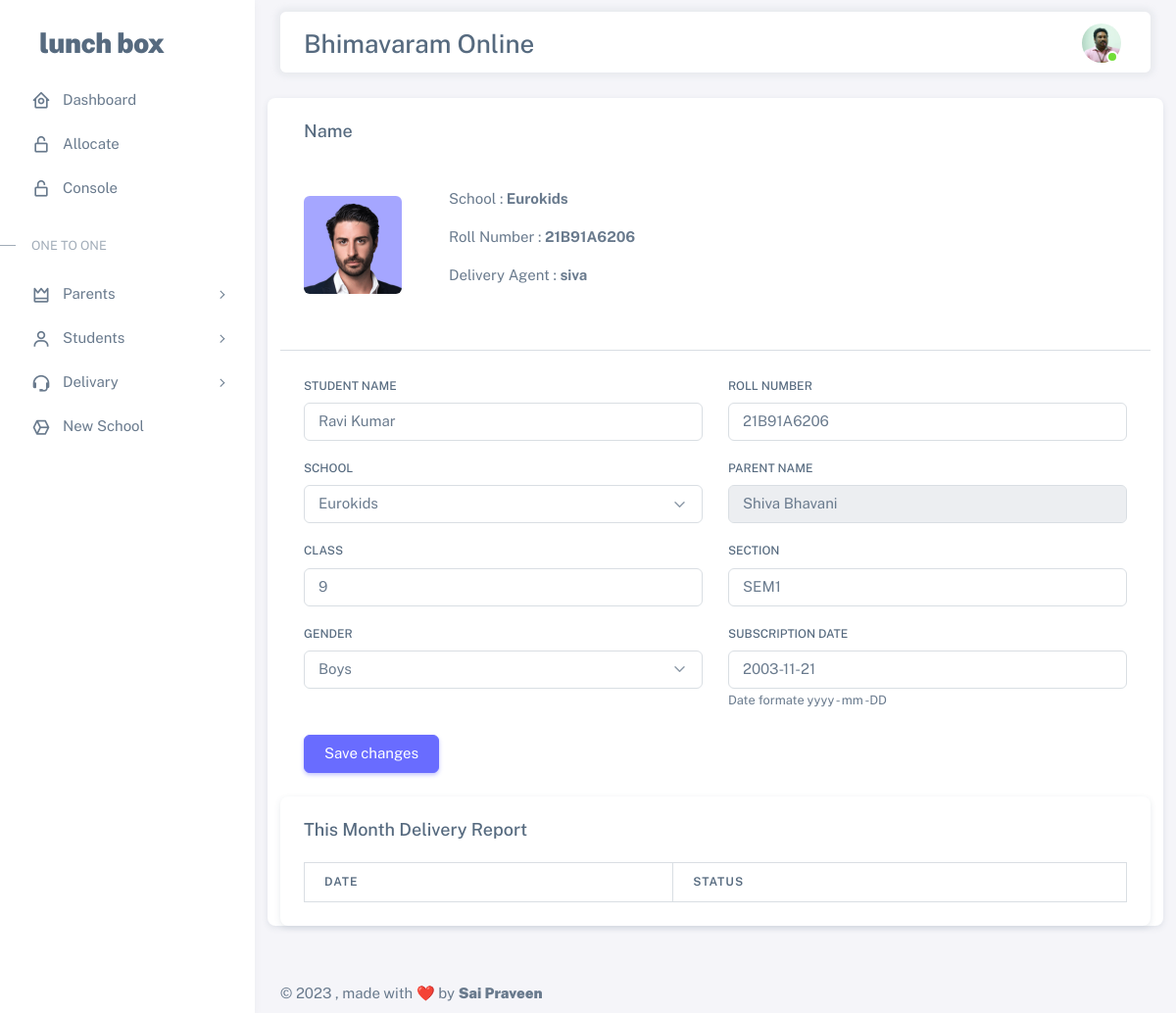
Screenshot of /admin/student_profile.php?stdid=1 with the database file from the repository.
### tables this page shows
CREATE TABLE `student` (
  `stdid` int(5) NOT NULL,
  `sname` varchar(30) NOT NULL,
  `school` int(11) NOT NULL,
  `rollno` varchar(15) NOT NULL,
  `sclass` int(11) NOT NULL,
  `sec` varchar(15) NOT NULL DEFAULT 'A',
  `gender` int(11) NOT NULL,
  `photo` varchar(70) NOT NULL,
  `subscription_date` date NOT NULL DEFAULT current_timestamp()
);

CREATE TABLE `schools` (
  `sid` int(11) NOT NULL,
  `school_name` varchar(200) NOT NULL,
  `track_address` varchar(50) DEFAULT NULL,
  `school_address` varchar(255) NOT NULL
);

CREATE TABLE `subscriptions` (
  `pid` varchar(15) NOT NULL,
  `stdid` varchar(5) NOT NULL,
  `delivery_partner` int(4) NOT NULL
);

CREATE TABLE `team` (
  `eid` int(11) NOT NULL,
  `name` varchar(200) NOT NULL,
  `mobile` varchar(15) NOT NULL,
  `pass` varchar(15) NOT NULL,
  `type` varchar(15) NOT NULL,
  `address` varchar(150) DEFAULT NULL,
  `photo` varchar(150) DEFAULT NULL
);

CREATE TABLE `parent` (
  `pid` varchar(15) NOT NULL,
  `pass` varchar(10) NOT NULL,
  `pname` varchar(50) NOT NULL,
  `email` varchar(50) DEFAULT NULL,
  `altphone` varchar(15) DEFAULT NULL,
  `address` varchar(50) DEFAULT NULL
);

### admin/student_profile.php (the view, shortened to what this page needs)
<?php
    include 'connect.php';
    $student = mysqli_fetch_assoc(mysqli_query($con, "select * from student where stdid = '{$_GET['stdid']}'"));
    $school = mysqli_fetch_assoc(mysqli_query($con, "select school_name from schools where sid = '{$student['school']}'"))['school_name'];
    $subscr = mysqli_fetch_assoc(mysqli_query($con, "select * from subscriptions where stdid = '{$_GET['stdid']}'"));
    $parent_name = mysqli_fetch_assoc(mysqli_query($con, "select pname from parent where pid = '{$subscr['pid']}'"))['pname'];
    $delivery_agent = mysqli_fetch_assoc(mysqli_query($con, "select name from team where eid = '{$subscr['delivery_partner']}'"))['name'];
    $schools = mysqli_query($con, "select * from schools");
?>
<!DOCTYPE html>
<html lang="en" class="light-style layout-menu-fixed" dir="ltr" data-theme="theme-default" data-assets-path="Bhavani/"
    data-template="vertical-menu-template-free">
<head>
    <?php include 'bhavani.php'; ?>
</head>
<body>
    <?php include 'header.php'; ?>
    <div class="content-wrapper">
        <div class="container-xxl flex-grow-1 container-p-y">
            <div class="row">
                <div class="card mb-4">
                    <h5 class="card-header">Name</h5>
                    <div class="card-body">
                      <div class="d-flex align-items-start align-items-sm-center gap-4">
                        <img
                          src="Bhavani/img/avatars/1.png"
                          alt="user-avatar"
                          class="d-block rounded"
                          height="100"
                          width="100"
                          id="uploadedAvatar"
                        />
                        <div class="card-body">
                                <p>School : <b><?php echo "$school" ?></b> </p>
                                <p>Roll Number : <b><?php echo $student['rollno'] ?></b></p>
                                <p>Delivery Agent : <b><?php echo $delivery_agent ?></b></p>
                            </div>
                      </div>
                    </div>
                    <hr class="my-0" />
                    <div class="card-body">
                      <form id="formAccountSettings" method="POST" action="update_member.php">
                        <div class="row">
                          <div class="mb-3 col-md-6">
                            <label for="sname" class="form-label">Student Name</label>
                            <input
                              class="form-control"
                              type="text"
                              id="sname"
                              name="sname"
                              value="<?php echo $student['sname'] ?>"
                              autofocus
                            />
                          </div>
                          <div class="mb-3 col-md-6">
                            <label for="rollno" class="form-label">Roll Number</label>
                            <input class="form-control" type="text" name="rollno" id="rollno" value="<?php echo $student['rollno'] ?>" />
                          </div>
                          <div class="mb-3 col-md-6">
                            <label class="form-label" for="school">School</label>
                            <select id="school" name="school" class="select2 form-select">
                              <?php while ($row = mysqli_fetch_assoc($schools)) { ?>
                                <option value="<?php echo $row['sid'] ?>" <?php if($row['sid'] == $student['school']) echo "selected" ?> ><?php echo $row['school_name'] ?></option>
                                <?php } ?>
                            </select>
                          </div>
                          <div class="mb-3 col-md-6">
                            <label for="pname" class="form-label">Parent Name</label>
                            <input
                              class="form-control"
                              type="text"
                              id="pname"
                              name="pname"
                              disabled
                              value="<?php echo $parent_name ?>"
                            />
                          </div>
                          <div class="mb-3 col-md-6">
                            <label for="class" class="form-label">Class</label>
                            <input
                              type="text"
                              class="form-control"
                              id="class"
                              name="class"
                              value="<?php echo $student['sclass'] ?>"
                            />
                          </div>
                          <div class="mb-3 col-md-6">
                            <label class="form-label" for="section">Section</label>
                            <div class="input-group input-group-merge">
                              <input
                                type="text"
                                id="section"
                                name="section"
                                class="form-control"
                                value="<?php echo $student['sec'] ?>"
                              />
                            </div>
                          </div>
                          <div class="mb-3 col-md-6">
                            <label class="form-label" for="gender">Gender</label>
                            <select id="gender" name="gender" class="select2 form-select">
                              <option value="2" <?php if($student['gender'] == '2') echo 'selected' ?> >Boys</option>
                            </select>
                          </div>
                          <div class="mb-3 col-md-6">
                            <label for="subdate" class="form-label">Subscription Date</label>
                            <input
                              type="text"
                              class="form-control"
                              id="subdate"
                              name="subdate"
                              value="<?php echo $student['subscription_date'] ?>"
                            />
                            <small>Date formate yyyy - mm -DD</small>
                          </div>
                        </div>
                        <div class="mt-2">
                          <button type="submit" name="updatestudent" class="btn btn-primary me-2">Save changes</button>
                        </div>
                      </form>
                    </div>
                    <div class="card">
                            <h5 class="card-header">This Month Delivery Report</h5>
                            <div class="card-body">
                                <table class="table table-bordered">
                                    <thead>
                                        <tr>
                                            <th>Date</th>
                                            <th>Status</th>
                                        </tr>
                                    </thead>
                                </table>
                            </div>
                        </div>
                  </div>
            </div>
        </div>
        <footer class="content-footer footer bg-footer-theme">
            <div class="container-xxl d-flex flex-wrap justify-content-between py-2 flex-md-row flex-column">
                <div class="mb-2 mb-md-0">
                    ©
                    , made with ❤️ by
                    <a href="https://github.com/praveentech21" target="_blank" class="footer-link fw-bolder">Sai
                        Praveen</a>
                </div>
            </div>
        </footer>
    </div>
    <?php include 'fotter.php'; ?>
</body>
</html>

### admin/bhavani.php (shortened to what this page needs)
<link rel="stylesheet" href="Bhavani/vendor/fonts/boxicons.css" />
<link rel="stylesheet" href="Bhavani/vendor/css/core.css" class="template-customizer-core-css" />
<link rel="stylesheet" href="Bhavani/vendor/css/theme-default.css" class="template-customizer-theme-css" />
<link rel="stylesheet" href="Bhavani/css/demo.css" />
<link rel="stylesheet" href="Bhavani/vendor/libs/perfect-scrollbar/perfect-scrollbar.css" />
<link rel="stylesheet" href="Bhavani/vendor/libs/apex-charts/apex-charts.css" />

### admin/header.php (shortened to what this page needs)
<div class="layout-wrapper layout-content-navbar">
  <div class="layout-container">
    <aside id="layout-menu" class="layout-menu menu-vertical menu bg-menu-theme">
      <div class="app-brand demo ">
        <a href="index.php" class="app-brand-link">
          <span class="app-brand-text demo menu-text fw-bolder ms-2">Lunch Box</span>
        </a>
      </div>
      <ul class="menu-inner py-1">
        <li class="menu-item">
          <a href="index.php" class="menu-link">
            <i class="menu-icon tf-icons bx bx-home-circle"></i>
            <div data-i18n="Analytics">Dashboard</div>
          </a>
        </li>
        <li class="menu-item">
          <a href="allocate_student.php" class="menu-link">
            <i class="menu-icon tf-icons bx bx-lock-open-alt"></i>
            <div data-i18n="Analytics">Allocate</div>
          </a>
        </li>
        <li class="menu-item">
          <a href="console.php" class="menu-link">
            <i class="menu-icon tf-icons bx bx-lock-open-alt"></i>
            <div data-i18n="Analytics">Console</div>
          </a>
        </li>
        <li class="menu-header small text-uppercase">
          <span class="menu-header-text">one to one</span>
        </li>
        <li class="menu-item">
          <a href="javascript:void(0);" class="menu-link menu-toggle">
            <i class="menu-icon tf-icons bx bx-crown"></i>
            <div data-i18n="Account Settings">Parents</div>
          </a>
        </li>
        <li class="menu-item">
          <a href="javascript:void(0)" class="menu-link menu-toggle">
            <i class="menu-icon tf-icons bx bx-user"></i>
            <div data-i18n="User interface">Students</div>
          </a>
        </li>
        <li class="menu-item">
          <a href="javascript:void(0);" class="menu-link menu-toggle">
            <i class="menu-icon tf-icons bx bx-support"></i>
            <div data-i18n="Form Elements">Delivary</div>
          </a>
        </li>
          <li class="menu-item ">
            <a href="newschool.php" class="menu-link">
              <i class="menu-icon tf-icons bx bx-cube-alt"></i>
              <div data-i18n="Analytics">New School</div>
            </a>
          </li>
      </ul>
    </aside>
    <div class="layout-page">
      <nav
        class="layout-navbar container-xxl navbar navbar-expand-xl navbar-detached align-items-center bg-navbar-theme"
        id="layout-navbar" >
        <div class="navbar-nav-right d-flex align-items-center" id="navbar-collapse">
          <h3 style="padding-top: 20px;">Bhimavaram Online</h3>
          <ul class="navbar-nav flex-row align-items-center ms-auto">
            <li class="nav-item navbar-dropdown dropdown-user dropdown">
              <a class="nav-link dropdown-toggle hide-arrow" href="javascript:void(0);" data-bs-toggle="dropdown">
                <div class="avatar avatar-online">
                  <img src="Bhavani/img/avatars/sureshsir.png" alt class="w-px-40 h-auto rounded-circle" />
                </div>
              </a>
            </li>
          </ul>
        </div>
      </nav>

### admin/fotter.php (shortened to what this page needs)
</div>
</div>
</div>

### admin/Bhavani/css/demo.css (style rules this page uses)
.menu .app-brand.demo { height: 64px; margin-top: 12px; }
.app-brand-text.demo { font-size: 1.75rem; letter-spacing: -0.5px; text-transform: lowercase; }

### rows the page displays
student: school.school_name "Eurokids", rollno "21B91A6206", sname "Ravi Kumar", school "Eurokids", class "9", section "SEM1", gender "Boys", subdate "2003-11-21"
subscriptions: delivery_partner.name "siva", pname "Shiva Bhavani"
